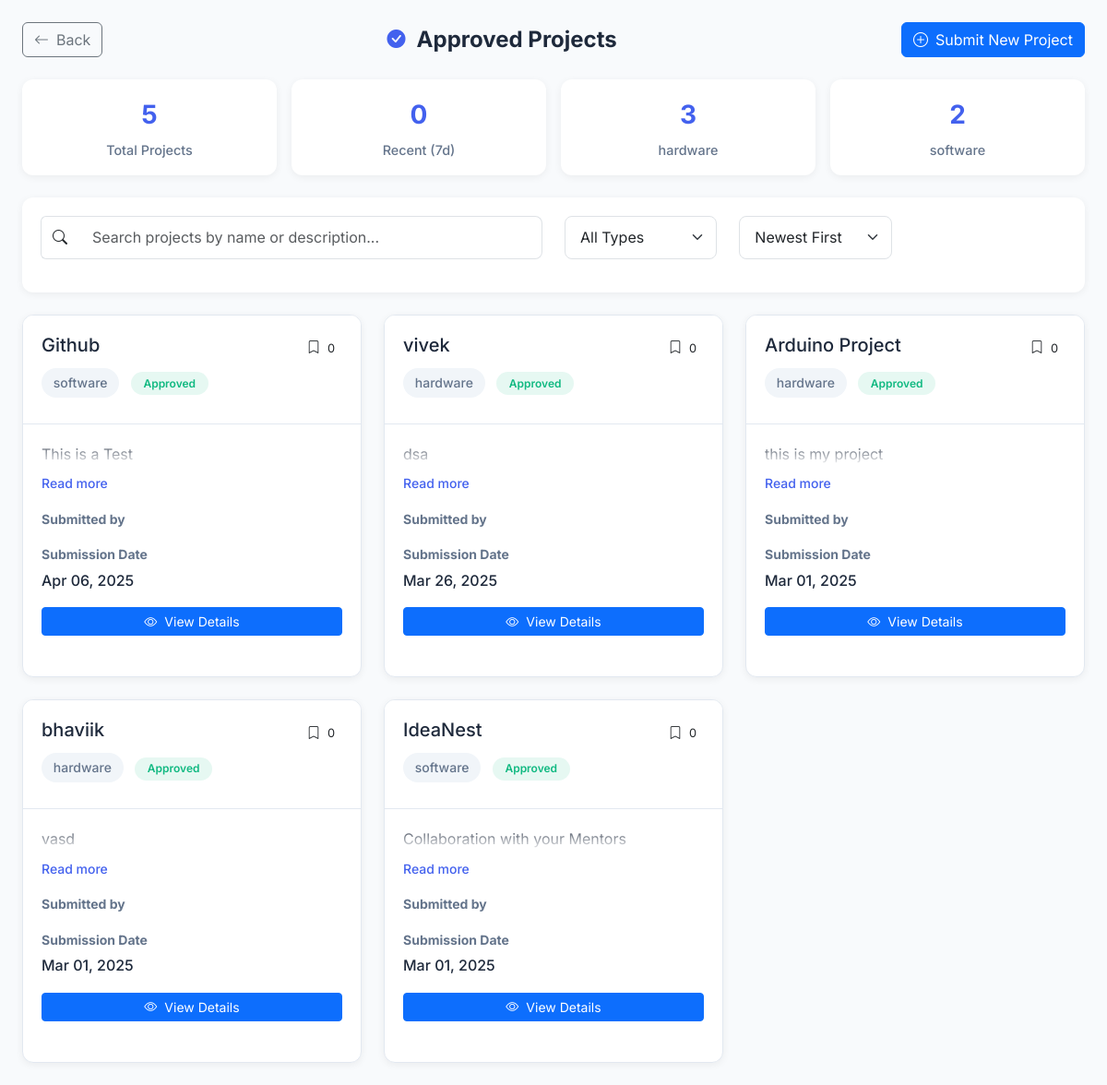
Page /user/user_project_search.php on the earlier database version.
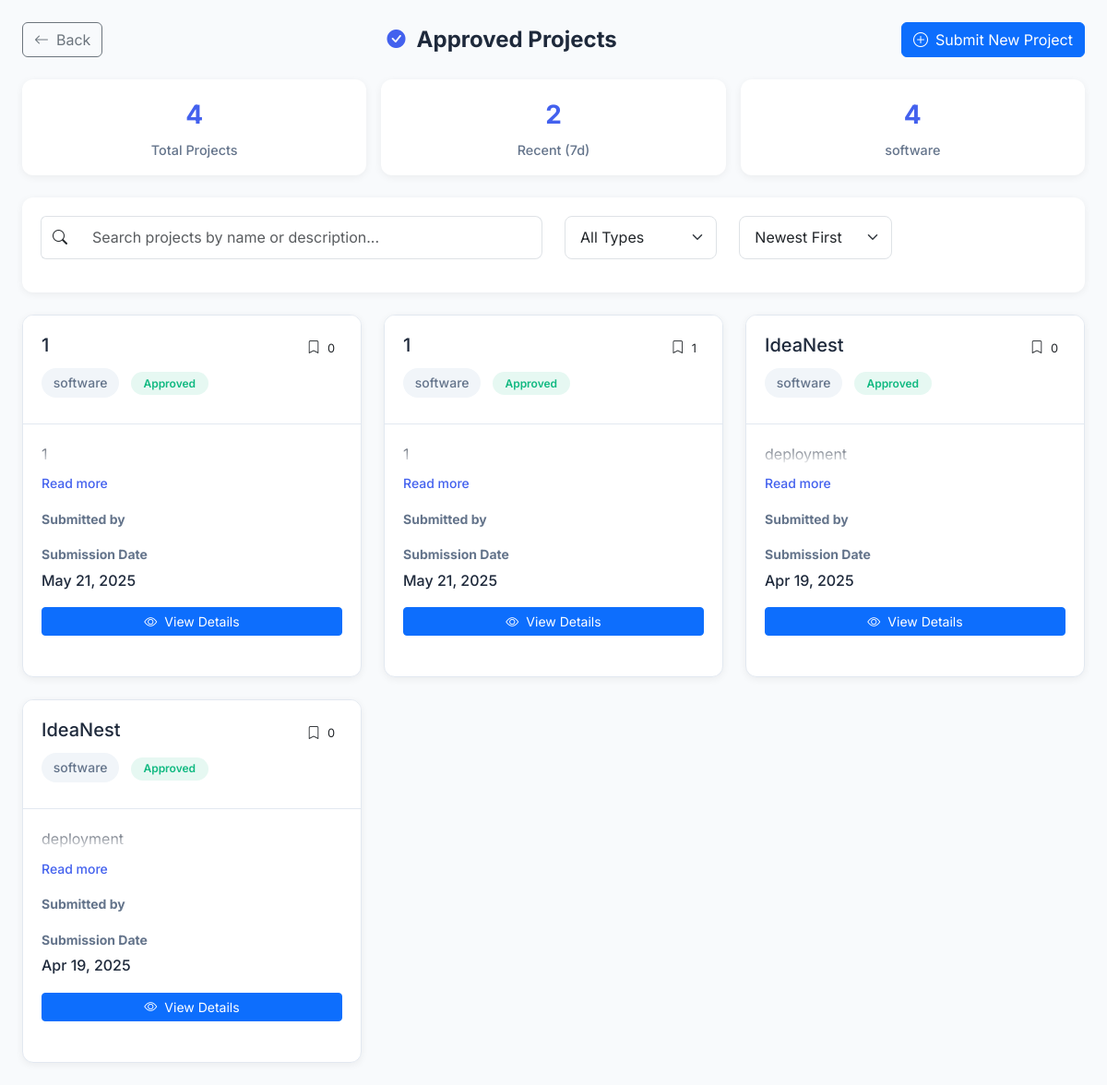
Same page on the later database version.
### tables this page shows
CREATE TABLE `admin_approved_projects` (
  `id` int(11) NOT NULL,
  `project_name` varchar(255) NOT NULL,
  `project_type` varchar(50) NOT NULL,
  `classification` varchar(100) DEFAULT NULL,
  `description` text NOT NULL,
  `language` varchar(100) NOT NULL,
  `image_path` varchar(255) DEFAULT NULL,
  `video_path` varchar(255) DEFAULT NULL,
  `code_file_path` varchar(255) DEFAULT NULL,
  `instruction_file_path` varchar(255) DEFAULT NULL,
  `submission_date` timestamp NULL DEFAULT current_timestamp(),
  `status` enum('pending','approved','rejected') NOT NULL DEFAULT 'pending',
  `user_id` int(11) NOT NULL
);

### user/user_project_search.php (the view, shortened to what this page needs)
<?php
include "../Login/Login/db.php";
$items_per_page = 8;
$page = isset($_GET['page']) ? intval($_GET['page']) : 1;
$offset = ($page - 1) * $items_per_page;
$count_sql = "SELECT COUNT(*) as total FROM admin_approved_projects";
$count_result = $conn->query($count_sql);
$total_projects = $count_result->fetch_assoc()['total'];
$type_counts = [];
$type_sql = "SELECT project_type, COUNT(*) as count FROM admin_approved_projects GROUP BY project_type";
$type_result = $conn->query($type_sql);
if ($type_result) {
    while ($type_row = $type_result->fetch_assoc()) {
        $type_counts[$type_row['project_type']] = $type_row['count'];
    }
}
$recent_sql = "SELECT COUNT(*) as recent FROM admin_approved_projects WHERE submission_date >= DATE_SUB(NOW(), INTERVAL 7 DAY)";
$recent_result = $conn->query($recent_sql);
$recent_count = $recent_result->fetch_assoc()['recent'];
function getBookmarkCount($project_id, $conn) {
    $sql = "SELECT COUNT(*) as count FROM user_bookmarks WHERE project_id = ?";
    $stmt = $conn->prepare($sql);
    $stmt->bind_param("i", $project_id);
    $stmt->execute();
    $result = $stmt->get_result();
    $row = $result->fetch_assoc();
    return $row['count'];
}
$filter_params = [];
$param_types = "";
$sql = "SELECT admin_approved_projects.*,
        (SELECT COUNT(*) FROM user_bookmarks WHERE project_id = admin_approved_projects.id) AS bookmark_count
        FROM admin_approved_projects";
$sort_order = isset($_GET['sort']) ? $_GET['sort'] : 'newest';
switch ($sort_order) {
    case 'newest':
    default:
        $sql .= " ORDER BY admin_approved_projects.submission_date DESC";
        break;
}
$sql .= " LIMIT ?, ?";
$filter_params[] = $offset;
$filter_params[] = $items_per_page;
$param_types .= "ii";
$stmt = $conn->prepare($sql);
if (!empty($filter_params)) {
    $stmt->bind_param($param_types, ...$filter_params);
}
$stmt->execute();
$result = $stmt->get_result();
$selected_type = isset($_GET['type']) ? $_GET['type'] : 'all';
$search_term = isset($_GET['search']) ? $_GET['search'] : '';
?>
    <!DOCTYPE html>
    <html lang="en">
    <head>
        <link href="https://cdn.jsdelivr.net/npm/bootstrap@5.3.2/dist/css/bootstrap.min.css" rel="stylesheet">
        <link rel="stylesheet" href="https://cdn.jsdelivr.net/npm/bootstrap-icons@1.11.0/font/bootstrap-icons.css">
    </head>
<body>
<div class="main-content">
    <div class="d-flex justify-content-between align-items-center mb-4">
        <a href="javascript:history.back()" class="btn btn-outline-secondary">
            <i class="bi bi-arrow-left me-2"></i>Back
        </a>
        <h2 class="section-title mb-0">
            <i class="bi bi-check-circle-fill"></i>
            Approved Projects
        </h2>
        <a href="./forms/new_project_add.php" class="btn btn-primary">
            <i class="bi bi-plus-circle me-2"></i>Submit New Project
        </a>
    </div>
    <div class="project-stats">
        <div class="stat-item">
            <div class="stat-value"><?php echo $total_projects; ?></div>
            <div class="stat-label">Total Projects</div>
        </div>
        <div class="stat-item">
            <div class="stat-value"><?php echo $recent_count; ?></div>
            <div class="stat-label">Recent (7d)</div>
        </div>
        <?php foreach ($type_counts as $type => $count): ?>
            <div class="stat-item">
                <div class="stat-value"><?php echo $count; ?></div>
                <div class="stat-label"><?php echo htmlspecialchars($type); ?></div>
            </div>
        <?php endforeach; ?>
    </div>
    <div class="search-filter-container">
        <form action="" method="get" id="filterForm">
            <div class="row align-items-center">
                <div class="col-md-6 mb-3 mb-md-0">
                    <div class="input-group">
                        <span class="input-group-text bg-white border-end-0">
                            <i class="bi bi-search"></i>
                        </span>
                        <input type="text" class="form-control search-input border-start-0"
                               name="search" id="searchProjects" value="<?php echo htmlspecialchars($search_term); ?>"
                               placeholder="Search projects by name or description...">
                    </div>
                </div>
                <div class="col-md-6">
                    <div class="row">
                        <div class="col-6 col-sm-4 mb-3 mb-sm-0">
                            <select class="form-select" name="type" id="projectTypeFilter">
                                <option value="all" <?php echo ($selected_type == 'all') ? 'selected' : ''; ?>>All Types</option>
                            </select>
                        </div>
                        <div class="col-6 col-sm-4 mb-3 mb-sm-0">
                            <select class="form-select" name="sort" id="sortByFilter">
                                <option value="newest" <?php echo (!isset($_GET['sort']) || $_GET['sort'] == 'newest') ? 'selected' : ''; ?>>Newest First</option>
                            </select>
                        </div>
                    </div>
                </div>
            </div>
        </form>
    </div>
<?php if ($result->num_rows > 0): ?>
    <div class="project-container">
    <?php while ($row = $result->fetch_assoc()): ?>
        <div class="project-item">
            <div class="project-card">
                <div class="card-header">
                    <div class="d-flex justify-content-between align-items-start">
                        <h5 class="card-title mb-0"><?php echo htmlspecialchars($row['project_name']); ?></h5>
                        <button class="btn btn-sm ms-2 bookmark-btn <?php echo (isset($_SESSION['user_id']) && isProjectBookmarked($row['id'], $_SESSION['user_id'], $conn)) ? 'bookmarked' : ''; ?>"
                                data-project-id="<?php echo $row['id']; ?>"
                                data-bs-toggle="tooltip"
                                title="<?php echo (isset($_SESSION['user_id']) && isProjectBookmarked($row['id'], $_SESSION['user_id'], $conn)) ? 'Remove Bookmark' : 'Bookmark Project'; ?>">
                            <i class="bi <?php echo (isset($_SESSION['user_id']) && isProjectBookmarked($row['id'], $_SESSION['user_id'], $conn)) ? 'bi-bookmark-fill text-primary' : 'bi-bookmark'; ?>"></i>
                            <span class="bookmark-count"><?php echo getBookmarkCount($row['id'], $conn); ?></span>
                        </button>
                    </div>
                    <div class="mt-2">
                        <span class="category-pill"><?php echo htmlspecialchars($row['project_type']); ?></span>
                        <span class="badge badge-approved">Approved</span>
                    </div>
                </div>
                <div class="card-body">
                    <div class="description-container">
                        <p><?php echo nl2br(htmlspecialchars($row['description'])); ?></p>
                    </div>
                    <button class="show-more-btn" data-bs-toggle="modal" data-bs-target="#descriptionModal<?php echo $row['id']; ?>">
                        Read more
                    </button>
                    <div class="project-detail mt-3">
                        <strong>Submitted by</strong>
                    </div>
                    <div class="project-detail">
                        <strong>Submission Date</strong>
                        <p><?php echo date('M d, Y', strtotime($row['submission_date'])); ?></p>
                    </div>
                    <div class="mt-3">
                        <a href="user_project_search.php?id=<?php echo $row['id']; ?>" class="btn btn-primary btn-sm w-100">
                            <i class="bi bi-eye me-2"></i>View Details
                        </a>
                    </div>
                </div>
            </div>
        </div>
    <?php endwhile; ?>
    </div>
<?php endif; ?>
</div>
</body>
</html>

### user/user_project_search.php (style rules this page uses)
:root { --primary-color: #4361ee; --primary-light: rgba(67, 97, 238, 0.1); --primary-dark: #fbfbff; --secondary-color: #f50057; --success-color: #10b981; --success-light: rgba(16, 185, 129, 0.1); --warning-color: #f59e0b; --warning-light: rgba(245, 158, 11, 0.1); --danger-color: #ef4444; --danger-light: rgba(239, 68, 68, 0.1); --info-color: #0ea5e9; --info-light: rgba(14, 165, 233, 0.1); --light-bg: #f8fafc; --dark-text: #1e293b; --light-text: #64748b; --gray-100: #f1f5f9; --gray-200: #e2e8f0; --gray-300: #cbd5e1; --gray-400: #94a3b8; --card-shadow: 0 2px 8px rgba(0, 0, 0, 0.06); --card-hover-shadow: 0 10px 20px rgba(0, 0, 0, 0.08); --transition: all 0.3s ease; --border-radius: 0.75rem; --border-radius-sm: 0.5rem; --font-primary: 'Inter', sans-serif; }
body { background-color: var(--light-bg); font-family: var(--font-primary); color: var(--dark-text); line-height: 1.6; }
.main-content { padding: 1.5rem; }
.section-title { font-size: 1.5rem; font-weight: 700; margin-bottom: 1.5rem; color: var(--dark-text); display: flex; align-items: center; }
.section-title i { color: var(--primary-color); margin-right: 0.75rem; font-size: 1.25rem; }
.project-stats { display: flex; flex-wrap: wrap; gap: 1rem; margin-bottom: 1.5rem; }
.stat-item { background: white; border-radius: var(--border-radius); padding: 1rem 1.5rem; flex: 1; min-width: 150px; box-shadow: var(--card-shadow); display: flex; flex-direction: column; align-items: center; transition: var(--transition); }
.stat-value { font-size: 1.75rem; font-weight: 700; color: var(--primary-color); margin-bottom: 0.25rem; }
.stat-label { color: var(--light-text); font-size: 0.9rem; font-weight: 500; }
.search-filter-container { background: white; border-radius: var(--border-radius); padding: 1.25rem; margin-bottom: 1.5rem; box-shadow: var(--card-shadow); }
.search-input { border-radius: var(--border-radius-sm); padding: 0.65rem 1rem; }
.search-filter-container .form-select { border-radius: var(--border-radius-sm); padding: 0.65rem 1rem; }
.project-card { background: white; border-radius: var(--border-radius); overflow: hidden; box-shadow: var(--card-shadow); transition: var(--transition); height: 100%; margin-bottom: 1.5rem; border: 1px solid var(--gray-200); }
.card-header { background-color: white; padding: 1.25rem; border-bottom: 1px solid var(--gray-200); }
.card-body { padding: 1.25rem; }
.description-container { max-height: 100px; overflow: hidden; position: relative; }
.description-container p { margin-bottom: 0; }
.description-container:after { content: ''; position: absolute; bottom: 0; left: 0; width: 100%; height: 30px; background: linear-gradient(transparent, white); }
.project-detail { margin-bottom: 1rem; }
.project-detail strong { display: block; color: var(--light-text); font-size: 0.875rem; margin-bottom: 0.25rem; }
.project-detail p { margin-bottom: 0; font-weight: 500; }
.badge { font-weight: 600; padding: 0.4rem 0.85rem; border-radius: 2rem; }
.badge-approved { background-color: var(--success-light); color: var(--success-color); }
.category-pill { display: inline-block; padding: 0.3rem 0.8rem; background-color: var(--gray-100); color: var(--light-text); border-radius: 1rem; margin-right: 0.5rem; margin-bottom: 0.5rem; font-size: 0.875rem; font-weight: 500; transition: var(--transition); }
.project-item { animation: fadeIn 0.3s ease forwards; }
.project-container { display: grid; grid-template-columns: repeat(auto-fill, minmax(300px, 1fr)); gap: 1.5rem; }
.show-more-btn { color: var(--primary-color); background: none; border: none; padding: 0; font-size: 0.875rem; font-weight: 500; margin-top: 0.5rem; cursor: pointer; display: block; }
.bookmark-btn { background: none; border: none; padding: 0.25rem 0.5rem; transition: all 0.2s ease; }
.bookmark-count { font-size: 0.8rem; margin-left: 0.25rem; }

Differences in the rows shown:
removed admin_approved_projects: project_name "Arduino Project", id "0", project_type "hardware", description "this is my project", submission_date "Mar 01, 2025"
changed admin_approved_projects (number 1 of 4 on the later page): project_name "bhaviik" → "1"; project_type "hardware" → "software"; description "vasd" → "1"; submission_date "Mar 01, 2025" → "May 21, 2025"; moves up the list
changed admin_approved_projects (number 2 of 4 on the later page): project_name "vivek" → "1"; id "0" → "1"; project_type "hardware" → "software"; description "dsa" → "1"; submission_date "Mar 26, 2025" → "May 21, 2025"; moves down the list
changed admin_approved_projects (number 3 of 4 on the later page): description "Collaboration with your Mentors" → "deployment"; submission_date "Mar 01, 2025" → "Apr 19, 2025"; moves up the list
changed admin_approved_projects (number 4 of 4 on the later page): project_name "Github" → "IdeaNest"; description "This is a Test" → "deployment"; submission_date "Apr 06, 2025" → "Apr 19, 2025"
Other differences:
$total_projects: "5" → "4"
$recent_count: "0" → "2"
new list line: "4 software"
list line gone: "3 hardware"
list line gone: "2 software"
